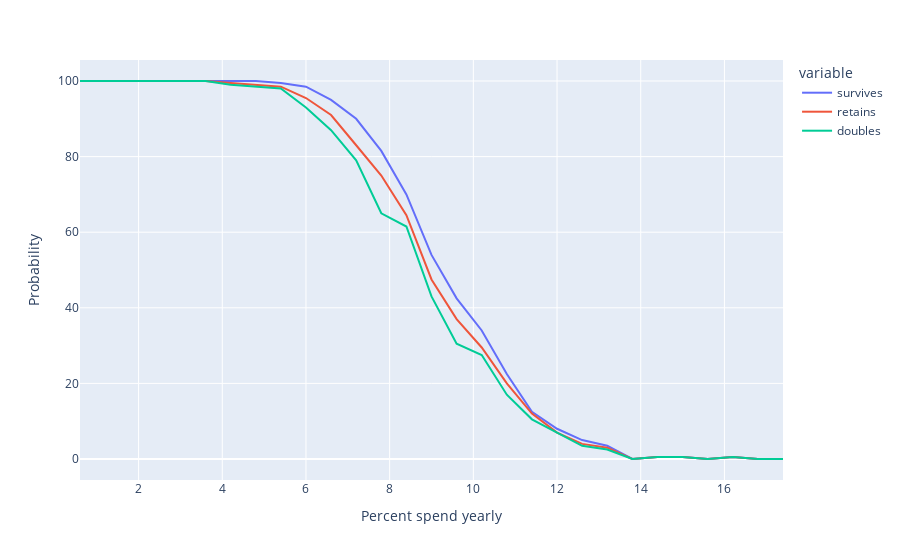

Notebook code for this chart:
### Code cell
last_year = 40
probabilities = defaultdict(list)
for iter_var in range(1,30):
    expense_proportion = iter_var/2000
    doubles, retains, survives = plot_real_investments(expense_proportion, last_year)
    
    probabilities['expense_proportion'].append(expense_proportion*1200)
    probabilities['doubles'].append(doubles)
    probabilities['retains'].append(retains)
    probabilities['survives'].append(survives)

data_final = pd.DataFrame(probabilities)
fig = px.line(data_final, x='expense_proportion', y=['survives', 'retains', 'doubles'])
fig.update_layout(yaxis_title="Probability", xaxis_title="Percent spend yearly")

### Figure 1 — Plotly figure (JSON) as saved in the notebook; plotly's stock layout.template omitted (floating-point values rounded to 4 significant figures)
{"data": [{"hovertemplate": "variable=survives<br>expense_proportion=%{x}<br>value=%{y}<extra></extra>", "legendgroup": "survives", "line": {"color": "#636efa", "dash": "solid"}, "marker": {"symbol": "circle"}, "mode": "lines", "name": "survives", "orientation": "v", "showlegend": true, "type": "scatter", "x": [0.6, 1.2, 1.8, 2.4, 3, 3.6, 4.2, 4.8, 5.4, 6, 6.6, 7.2, 7.8, 8.4, 9, 9.6, 10.2, 10.8, 11.4, 12, 12.6, 13.2, 13.8, 14.4, 15, 15.6, 16.2, 16.8, 17.4], "xaxis": "x", "y": [100, 100, 100, 100, 100, 100, 100, 100, 99.5, 98.5, 95, 90, 81.5, 70, 54, 42.5, 34, 22.5, 12.5, 8, 5, 3.5, 0, 0.5, 0.5, 0, 0.5, 0, 0], "yaxis": "y"}, {"hovertemplate": "variable=retains<br>expense_proportion=%{x}<br>value=%{y}<extra></extra>", "legendgroup": "retains", "line": {"color": "#EF553B", "dash": "solid"}, "marker": {"symbol": "circle"}, "mode": "lines", "name": "retains", "orientation": "v", "showlegend": true, "type": "scatter", "x": [0.6, 1.2, 1.8, 2.4, 3, 3.6, 4.2, 4.8, 5.4, 6, 6.6, 7.2, 7.8, 8.4, 9, 9.6, 10.2, 10.8, 11.4, 12, 12.6, 13.2, 13.8, 14.4, 15, 15.6, 16.2, 16.8, 17.4], "xaxis": "x", "y": [100, 100, 100, 100, 100, 100, 99.5, 99, 98.5, 95.5, 91, 83, 75, 64.5, 47.5, 37, 29.5, 20, 12, 7.0, 4, 3, 0, 0.5, 0.5, 0, 0.5, 0, 0], "yaxis": "y"}, {"hovertemplate": "variable=doubles<br>expense_proportion=%{x}<br>value=%{y}<extra></extra>", "legendgroup": "doubles", "line": {"color": "#00cc96", "dash": "solid"}, "marker": {"symbol": "circle"}, "mode": "lines", "name": "doubles", "orientation": "v", "showlegend": true, "type": "scatter", "x": [0.6, 1.2, 1.8, 2.4, 3, 3.6, 4.2, 4.8, 5.4, 6, 6.6, 7.2, 7.8, 8.4, 9, 9.6, 10.2, 10.8, 11.4, 12, 12.6, 13.2, 13.8, 14.4, 15, 15.6, 16.2, 16.8, 17.4], "xaxis": "x", "y": [100, 100, 100, 100, 100, 100, 99, 98.5, 98, 93, 87, 79, 65, 61.5, 43, 30.5, 27.5, 17, 10.5, 7.0, 3.5, 2.5, 0, 0.5, 0.5, 0, 0.5, 0, 0], "yaxis": "y"}], "layout": {"autosize": true, "legend": {"title": {"text": "variable"}, "tracegroupgap": 0}, "margin": {"t": 60}, "xaxis": {"anchor": "y", "autorange": true, "domain": [0, 1], "range": [0.6, 17.4], "title": {"text": "Percent spend yearly"}, "type": "linear"}, "yaxis": {"anchor": "x", "autorange": true, "domain": [0, 1], "range": [-5.556, 105.6], "title": {"text": "Probability"}, "type": "linear"}}}
